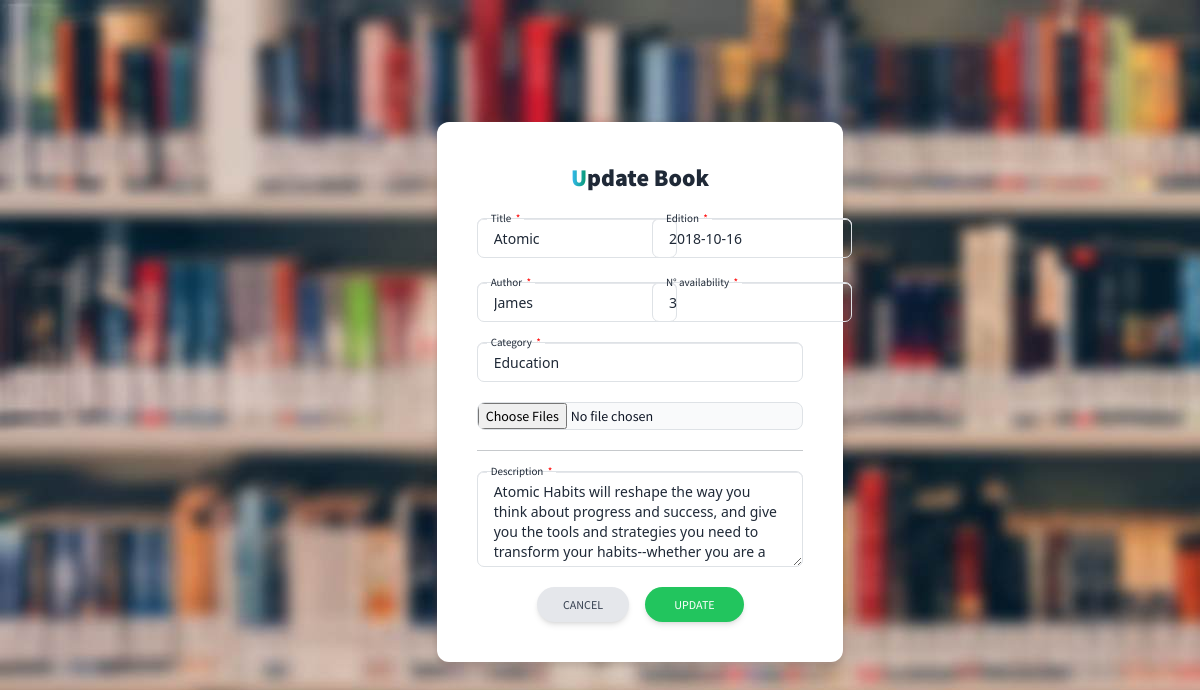
The page /admin_pages/update_livre.php?idup=1 (signed in) on the database as committed earlier.
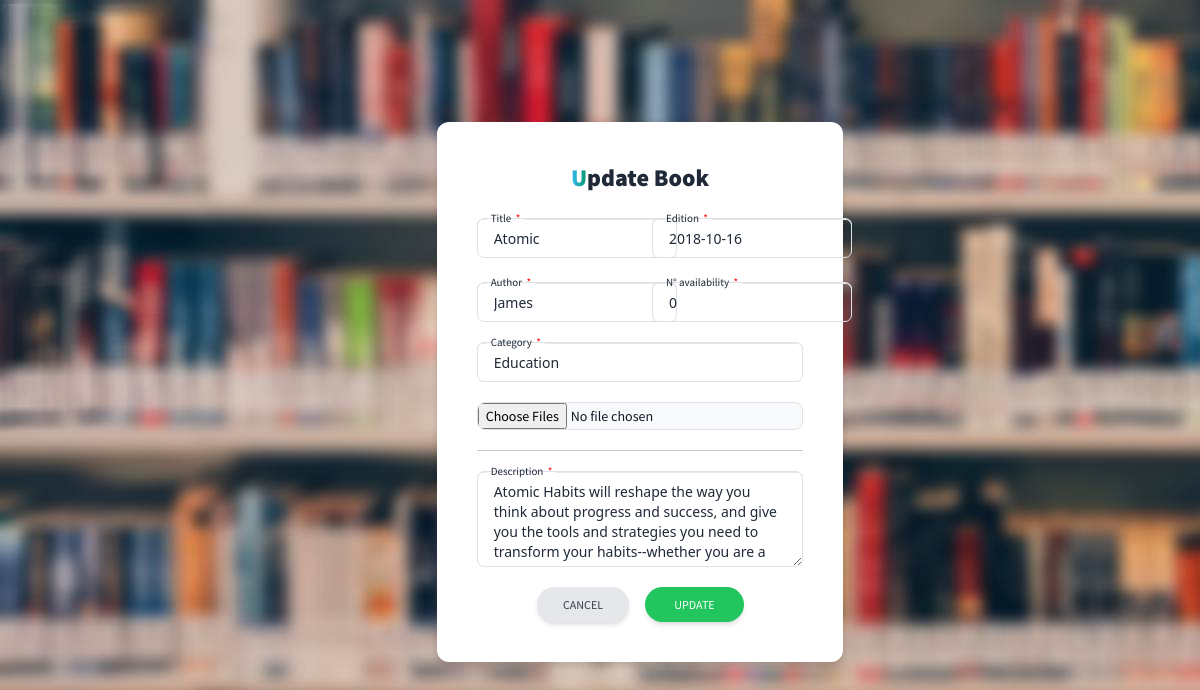
The same page on the database as committed later.
### tables this page shows
CREATE TABLE `livreq` (
  `id` int(11) NOT NULL,
  `ISBN` int(11) NOT NULL,
  `Image` text NOT NULL,
  `titre` varchar(40) NOT NULL,
  `description` text NOT NULL,
  `auteur` varchar(40) NOT NULL,
  `categorie` varchar(30) NOT NULL,
  `date_edition` date NOT NULL,
  `nb_dispo` int(11) NOT NULL,
  `etat` tinyint(1) NOT NULL
);

### config/config.php (called while the page is built)
<?php
class config
{
    function getConnexion()
    {
        $host = "localhost";
        $user = "root";
        $pas = "";
        $bd = "gestion_biblio";
        try {
            $cnx = new mysqli($host, $user, $pas, $bd);
            return $cnx;
        } catch (Exception $e) {
            echo "Problème de connexion à la BD." . $e->getMessage();
        }
    }
}

### class/Livre.php (called while the page is built, shortened)
<?php
class Livre
{
    private $cnx;
    function __construct()
    {
        $db = new config();
        $this->cnx = $db->getConnexion();
    }
    public function getBookByID($id)
    {
        $query = "SELECT * FROM livreq WHERE id = '$id'";
        $result = mysqli_query($this->cnx, $query);
        $data = array();
        while ($row = mysqli_fetch_assoc($result)) {
            $data[] = $row;
        }
        return $data;
    }
}

### admin_pages/update_livre.php (the view, shortened to what the changed rows need)
<?php
require_once "../config/config.php";
require_once "../class/Livre.php";
$livre = new Livre();
if (isset($_GET['idup'])) {
    $id = $_GET['idup'];
    $app = $livre->getBookByID($id);
?>
    <script src="https://cdn.tailwindcss.com"></script>
    <link rel="stylesheet" href="../bootstrap.css" type="text/css">
    <body>
        <section class="h-screen" id="height">
            <div class="container px-6 py-4 h-full">
                <div class="flex justify-center items-center flex-wrap h-full g-6 text-gray-800">
                    <div class="md:w-8/12 lg:w-5/12 lg:ml-20">
                        <form method="POST" class="p-10 bg-white rounded-xl drop-shadow-lg space-y-5" action="">
                            <h2 class="mb-4 text-2xl font-extrabold text-gray-800 " style="text-align:center"><span class="text-transparent bg-clip-text bg-gradient-to-r to-emerald-600 from-sky-400 ">U</span>pdate Book</h2>
                        <?php
                    }
                        ?>
                        <div class="grid grid-cols-1 gap-6 mt-4 sm:grid-cols-2">
                            <div class="relative h-10 w-full min-w-[200px]" id="gray">
                                <input type="text" value="<?= $app[0]['titre'] ?>" name="title" class="peer h-full w-full rounded-[7px] border border-blue-gray-200 border-t-transparent bg-transparent px-3 py-2.5 font-sans text-sm font-normal text-blue-gray-700 outline outline-0 transition-all placeholder-shown:border placeholder-shown:border-blue-gray-200 placeholder-shown:border-t-blue-gray-200 focus:border-2 focus:border-teal-500 focus:border-t-transparent focus:outline-0 disabled:border-0 disabled:bg-blue-gray-50" placeholder=" " />
                                <label class="before:content[' '] after:content[' '] pointer-events-none absolute left-0 -top-1.5 flex h-full w-full select-none text-[11px] font-normal leading-tight text-blue-gray-400 transition-all before:pointer-events-none before:mt-[6.5px] before:mr-1 before:box-border before:block before:h-1.5 before:w-2.5 before:rounded-tl-md before:border-t before:border-l before:border-blue-gray-200 before:transition-all after:pointer-events-none after:mt-[6.5px] after:ml-1 after:box-border after:block after:h-1.5 after:w-2.5 after:flex-grow after:rounded-tr-md after:border-t after:border-r after:border-blue-gray-200 after:transition-all peer-placeholder-shown:text-sm peer-placeholder-shown:leading-[3.75] peer-placeholder-shown:text-blue-gray-500 peer-placeholder-shown:before:border-transparent peer-placeholder-shown:after:border-transparent peer-focus:text-[11px] peer-focus:leading-tight peer-focus:text-teal-500 peer-focus:before:border-t-2 peer-focus:before:border-l-2 peer-focus:before:border-teal-500 peer-focus:after:border-t-2 peer-focus:after:border-r-2 peer-focus:after:border-teal-500 peer-disabled:text-transparent peer-disabled:before:border-transparent peer-disabled:after:border-transparent peer-disabled:peer-placeholder-shown:text-blue-gray-500">
                                    Title &nbsp;<span style="color:red;">*</span>
                                </label>
                            </div>
                            <div class="relative h-10 w-full min-w-[200px]" id="gray">
                                <input type="text" value=<?= $app[0]['date_edition'] ?> name="edition" class="peer h-full w-full rounded-[7px] border border-blue-gray-200 border-t-transparent bg-transparent px-3 py-2.5 font-sans text-sm font-normal text-blue-gray-700 outline outline-0 transition-all placeholder-shown:border placeholder-shown:border-blue-gray-200 placeholder-shown:border-t-blue-gray-200 focus:border-2 focus:border-teal-500 focus:border-t-transparent focus:outline-0 disabled:border-0 disabled:bg-blue-gray-50" placeholder=" " />
                                <label class="before:content[' '] after:content[' '] pointer-events-none absolute left-0 -top-1.5 flex h-full w-full select-none text-[11px] font-normal leading-tight text-blue-gray-400 transition-all before:pointer-events-none before:mt-[6.5px] before:mr-1 before:box-border before:block before:h-1.5 before:w-2.5 before:rounded-tl-md before:border-t before:border-l before:border-blue-gray-200 before:transition-all after:pointer-events-none after:mt-[6.5px] after:ml-1 after:box-border after:block after:h-1.5 after:w-2.5 after:flex-grow after:rounded-tr-md after:border-t after:border-r after:border-blue-gray-200 after:transition-all peer-placeholder-shown:text-sm peer-placeholder-shown:leading-[3.75] peer-placeholder-shown:text-blue-gray-500 peer-placeholder-shown:before:border-transparent peer-placeholder-shown:after:border-transparent peer-focus:text-[11px] peer-focus:leading-tight peer-focus:text-teal-500 peer-focus:before:border-t-2 peer-focus:before:border-l-2 peer-focus:before:border-teal-500 peer-focus:after:border-t-2 peer-focus:after:border-r-2 peer-focus:after:border-teal-500 peer-disabled:text-transparent peer-disabled:before:border-transparent peer-disabled:after:border-transparent peer-disabled:peer-placeholder-shown:text-blue-gray-500">
                                    Edition &nbsp;<span style="color:red;">*</span>
                                </label>
                            </div>
                            <div class="relative h-10 w-full min-w-[200px]" id="gray">
                                <input type="text" value=<?= $app[0]['auteur'] ?> name="author" class="peer h-full w-full rounded-[7px] border border-blue-gray-200 border-t-transparent bg-transparent px-3 py-2.5 font-sans text-sm font-normal text-blue-gray-700 outline outline-0 transition-all placeholder-shown:border placeholder-shown:border-blue-gray-200 placeholder-shown:border-t-blue-gray-200 focus:border-2 focus:border-teal-500 focus:border-t-transparent focus:outline-0 disabled:border-0 disabled:bg-blue-gray-50" placeholder=" " />
                                <label class="before:content[' '] after:content[' '] pointer-events-none absolute left-0 -top-1.5 flex h-full w-full select-none text-[11px] font-normal leading-tight text-blue-gray-400 transition-all before:pointer-events-none before:mt-[6.5px] before:mr-1 before:box-border before:block before:h-1.5 before:w-2.5 before:rounded-tl-md before:border-t before:border-l before:border-blue-gray-200 before:transition-all after:pointer-events-none after:mt-[6.5px] after:ml-1 after:box-border after:block after:h-1.5 after:w-2.5 after:flex-grow after:rounded-tr-md after:border-t after:border-r after:border-blue-gray-200 after:transition-all peer-placeholder-shown:text-sm peer-placeholder-shown:leading-[3.75] peer-placeholder-shown:text-blue-gray-500 peer-placeholder-shown:before:border-transparent peer-placeholder-shown:after:border-transparent peer-focus:text-[11px] peer-focus:leading-tight peer-focus:text-teal-500 peer-focus:before:border-t-2 peer-focus:before:border-l-2 peer-focus:before:border-teal-500 peer-focus:after:border-t-2 peer-focus:after:border-r-2 peer-focus:after:border-teal-500 peer-disabled:text-transparent peer-disabled:before:border-transparent peer-disabled:after:border-transparent peer-disabled:peer-placeholder-shown:text-blue-gray-500">
                                    Author &nbsp;<span style="color:red;">*</span>
                                </label>
                            </div>
                            <div class="relative h-10 w-full min-w-[200px]" id="gray">
                                <input type="number" value=<?= $app[0]['nb_dispo'] ?> name="num_dispo" class="peer h-full w-full rounded-[7px] border border-blue-gray-200 border-t-transparent bg-transparent px-3 py-2.5 font-sans text-sm font-normal text-blue-gray-700 outline outline-0 transition-all placeholder-shown:border placeholder-shown:border-blue-gray-200 placeholder-shown:border-t-blue-gray-200 focus:border-2 focus:border-teal-500 focus:border-t-transparent focus:outline-0 disabled:border-0 disabled:bg-blue-gray-50" placeholder=" " />
                                <label class="before:content[' '] after:content[' '] pointer-events-none absolute left-0 -top-1.5 flex h-full w-full select-none text-[11px] font-normal leading-tight text-blue-gray-400 transition-all before:pointer-events-none before:mt-[6.5px] before:mr-1 before:box-border before:block before:h-1.5 before:w-2.5 before:rounded-tl-md before:border-t before:border-l before:border-blue-gray-200 before:transition-all after:pointer-events-none after:mt-[6.5px] after:ml-1 after:box-border after:block after:h-1.5 after:w-2.5 after:flex-grow after:rounded-tr-md after:border-t after:border-r after:border-blue-gray-200 after:transition-all peer-placeholder-shown:text-sm peer-placeholder-shown:leading-[3.75] peer-placeholder-shown:text-blue-gray-500 peer-placeholder-shown:before:border-transparent peer-placeholder-shown:after:border-transparent peer-focus:text-[11px] peer-focus:leading-tight peer-focus:text-teal-500 peer-focus:before:border-t-2 peer-focus:before:border-l-2 peer-focus:before:border-teal-500 peer-focus:after:border-t-2 peer-focus:after:border-r-2 peer-focus:after:border-teal-500 peer-disabled:text-transparent peer-disabled:before:border-transparent peer-disabled:after:border-transparent peer-disabled:peer-placeholder-shown:text-blue-gray-500">
                                    N° availability &nbsp;<span style="color:red;">*</span>
                                </label>
                            </div>
                        </div>
                        <div class="relative h-10 w-full min-w-[200px]" id="gray">
                            <input type="text" value=<?= $app[0]['categorie'] ?> name="category" class="peer h-full w-full rounded-[7px] border border-blue-gray-200 border-t-transparent bg-transparent px-3 py-2.5 font-sans text-sm font-normal text-blue-gray-700 outline outline-0 transition-all placeholder-shown:border placeholder-shown:border-blue-gray-200 placeholder-shown:border-t-blue-gray-200 focus:border-2 focus:border-teal-500 focus:border-t-transparent focus:outline-0 disabled:border-0 disabled:bg-blue-gray-50" placeholder=" " />
                            <label class="before:content[' '] after:content[' '] pointer-events-none absolute left-0 -top-1.5 flex h-full w-full select-none text-[11px] font-normal leading-tight text-blue-gray-400 transition-all before:pointer-events-none before:mt-[6.5px] before:mr-1 before:box-border before:block before:h-1.5 before:w-2.5 before:rounded-tl-md before:border-t before:border-l before:border-blue-gray-200 before:transition-all after:pointer-events-none after:mt-[6.5px] after:ml-1 after:box-border after:block after:h-1.5 after:w-2.5 after:flex-grow after:rounded-tr-md after:border-t after:border-r after:border-blue-gray-200 after:transition-all peer-placeholder-shown:text-sm peer-placeholder-shown:leading-[3.75] peer-placeholder-shown:text-blue-gray-500 peer-placeholder-shown:before:border-transparent peer-placeholder-shown:after:border-transparent peer-focus:text-[11px] peer-focus:leading-tight peer-focus:text-teal-500 peer-focus:before:border-t-2 peer-focus:before:border-l-2 peer-focus:before:border-teal-500 peer-focus:after:border-t-2 peer-focus:after:border-r-2 peer-focus:after:border-teal-500 peer-disabled:text-transparent peer-disabled:before:border-transparent peer-disabled:after:border-transparent peer-disabled:peer-placeholder-shown:text-blue-gray-500">
                                Category &nbsp;<span style="color:red;">*</span>
                            </label>
                        </div>
                        <input name="image" value="<?= $app[0]['Image'] ?>" class="block w-full text-sm text-gray-900 border border-gray-300 rounded-lg cursor-pointer bg-gray-50 dark:text-gray-400 focus:outline-none dark:bg-gray-700 dark:border-gray-600 dark:placeholder-gray-400" id="multiple_files" type="file" multiple placeholder=" ">
                        <hr>
                        <div class="relative h-auto w-full min-w-[300px]" id="gray">
                            <textarea type="text" name="description" class="peer h-24 w-full rounded-[7px] border border-blue-gray-200 border-t-transparent bg-transparent px-3 py-2.5 font-sans text-sm font-normal text-blue-gray-700 outline outline-0 transition-all placeholder-shown:border placeholder-shown:border-blue-gray-200 placeholder-shown:border-t-blue-gray-200 focus:border-2 focus:border-teal-500 focus:border-t-transparent focus:outline-0 disabled:border-0 disabled:bg-blue-gray-50" placeholder=" "><?= $app[0]['description'] ?></textarea>
                            <label class="before:content[' '] after:content[' '] pointer-events-none absolute left-0 -top-1.5 flex h-full w-full select-none text-[11px] font-normal leading-tight text-blue-gray-400 transition-all before:pointer-events-none before:mt-[6.5px] before:mr-1 before:box-border before:block before:h-1.5 before:w-2.5 before:rounded-tl-md before:border-t before:border-l before:border-blue-gray-200 before:transition-all after:pointer-events-none after:mt-[6.5px] after:ml-1 after:box-border after:block after:h-1.5 after:w-2.5 after:flex-grow after:rounded-tr-md after:border-t after:border-r after:border-blue-gray-200 after:transition-all peer-placeholder-shown:text-sm peer-placeholder-shown:leading-[3.75] peer-placeholder-shown:text-blue-gray-500 peer-placeholder-shown:before:border-transparent peer-placeholder-shown:after:border-transparent peer-focus:text-[11px] peer-focus:leading-tight peer-focus:text-teal-500 peer-focus:before:border-t-2 peer-focus:before:border-l-2 peer-focus:before:border-teal-500 peer-focus:after:border-t-2 peer-focus:after:border-r-2 peer-focus:after:border-teal-500 peer-disabled:text-transparent peer-disabled:before:border-transparent peer-disabled:after:border-transparent peer-disabled:peer-placeholder-shown:text-blue-gray-500">
                                Description &nbsp; <span style="color:red;">*</span>
                            </label>
                        </div>
                        <div style="text-align:center">
                            <button type="reset" class="inline-block px-6 py-2.5 bg-gray-200 text-gray-700 font-medium text-xs leading-tight uppercase rounded-full shadow-md hover:bg-gray-300 hover:shadow-lg focus:bg-gray-300 focus:shadow-lg focus:outline-none focus:ring-0 active:bg-gray-400 active:shadow-lg transition duration-150 ease-in-out" data-mdb-ripple="true" data-mdb-ripple-color="light">
                            </button> &nbsp; &nbsp;
                            <button name="update" type="submit" class="inline-block px-6 py-2.5 bg-green-500 text-white font-medium text-xs leading-tight uppercase rounded-full shadow-md hover:bg-green-600 hover:shadow-lg focus:bg-green-600 focus:shadow-lg focus:outline-none focus:ring-0 active:bg-green-700 active:shadow-lg transition duration-150 ease-in-out fas fa-sign-out-alt" data-mdb-ripple="true" data-mdb-ripple-color="light">
                            </button>
                        </div>
                        </form>
                    </div>
                </div>
            </div>
        </section>
    </body>
    </html>

Rows that differ between the two databases and show on the page:
changed livreq "Atomic": num_dispo "3" → "0"
